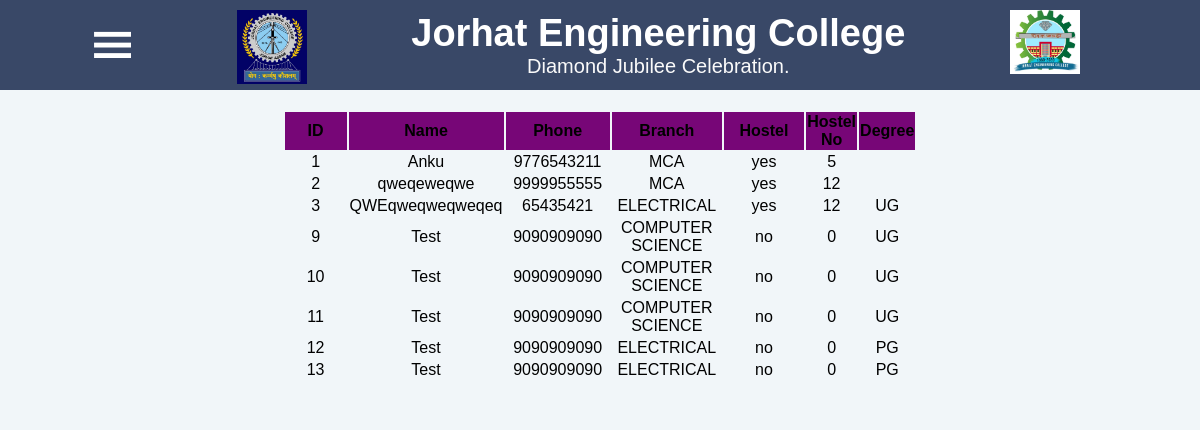
The page /viewstu.php on the database as committed earlier.
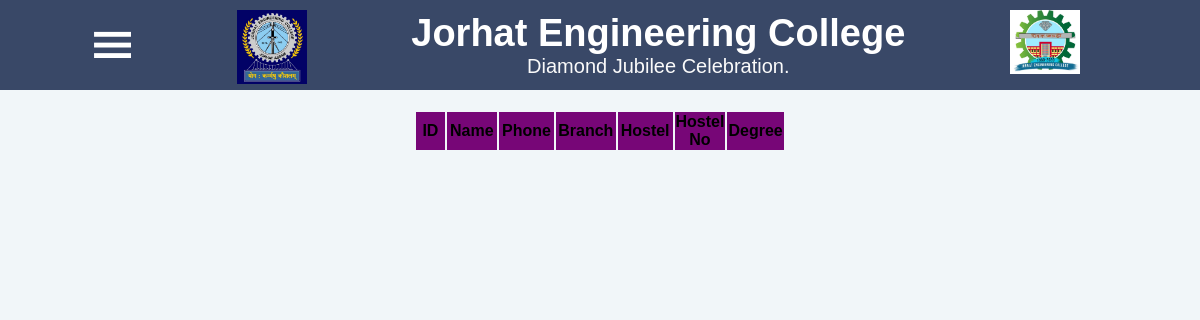
The same page on the database as committed later.
### tables this page shows
CREATE TABLE `student` (
  `sid` int(100) NOT NULL,
  `name` varchar(100) NOT NULL,
  `phone` varchar(12) NOT NULL,
  `branch` varchar(100) NOT NULL,
  `hostel` varchar(10) NOT NULL,
  `hostelno` int(10) NOT NULL,
  `degree` varchar(10) NOT NULL
);

### viewstu.php (the view, shortened to what this page needs)
<!DOCTYPE html>
<html lang="en">
<head>
    <link rel="stylesheet" href="st.css">
</head>
<body>
    <div class="head">
        <div class="hide" id="nav_button" onclick="nav_button()">
            <h1>|||</h1>
        </div>
        <div class="logo">
            <img src="logo.jpg" alt="logo">
        </div>
        <div class="text">
            <h1>Jorhat Engineering College</h1>
            <p>Diamond Jubilee Celebration.</p>
        </div>
        <div class="logo">
            <img src="logo2.jpg" alt="logo2">
        </div>
    </div>
    <main>
        <div id="myModal" class="modal">
        <table id="datatable" class="my-table-all">
                <thead >
                    <th class="my-text-white" style="text-align:center;width:20%; background-color: #770677;">ID</th>
                    <th class="my-text-white" style="text-align:center;width:20%; background-color: #770677;">Name</th>
                    <th class="my-text-white" style="text-align:center;width:20%; background-color: #770677;">Phone</th>
                    <th class="my-text-white" style="text-align:center;width:20%; background-color: #770677;">Branch</th>
                    <th class="my-text-white" style="text-align:center;width:20%; background-color: #770677;">Hostel</th>
                    <th class="my-text-white" style="text-align:center;width:20%; background-color: #770677;">Hostel No</th>
                    <th class="my-text-white" style="text-align:center;width:20%; background-color: #770677;">Degree</th>
                </thead>
                <tbody>
                    <?php
                      include "connect.php";
                      $sql="select * from student";
                      $result=mysqli_query($con,$sql);
                      while($row=mysqli_fetch_array($result))
                          {
                          echo'<tr class="my-white" style="border-width: 0px;">';
                                echo'<td style="width:20%; text-align:center;">'.$row[0].'</td>';
                                echo'<td style="width:20%; text-align:center;">'.$row[1].'</td>';
                                echo'<td style="width:20%; text-align:center;">'.$row[2].'</td>';
                                echo'<td style="width:20%; text-align:center;">'.$row[3].'</td>';
                                echo'<td style="width:20%; text-align:center;">'.$row[4].'</td>';
                                echo'<td style="width:20%; text-align:center;">'.$row[5].'</td>';
                                echo'<td style="width:20%; text-align:center;">'.$row[6].'</td>';
                        echo'</tr>';
                          }
                      ?>
                </tbody>
            </table>
        </div>
    </main>
</body>
</html>

Rows that differ between the two databases and show on the page:
removed student: sid "1", name "Anku", phone "9776543211", branch "MCA", hostel "yes", hostelno "5"
removed student: sid "2", name "qweqeweqwe", phone "9999955555", branch "MCA", hostel "yes", hostelno "12"
removed student: sid "3", name "QWEqweqweqweqeq", phone "65435421", branch "ELECTRICAL", hostel "yes", hostelno "12", degree "UG"
removed student: sid "9", name "Test", phone "9090909090", branch "COMPUTER SCIENCE", hostel "no", hostelno "0", degree "UG"
removed student: sid "10", name "Test", phone "9090909090", branch "COMPUTER SCIENCE", hostel "no", hostelno "0", degree "UG"
removed student: sid "11", name "Test", phone "9090909090", branch "COMPUTER SCIENCE", hostel "no", hostelno "0", degree "UG"
removed student: sid "12", name "Test", phone "9090909090", branch "ELECTRICAL", hostel "no", hostelno "0", degree "PG"
removed student: sid "13", name "Test", phone "9090909090", branch "ELECTRICAL", hostel "no", hostelno "0", degree "PG"
